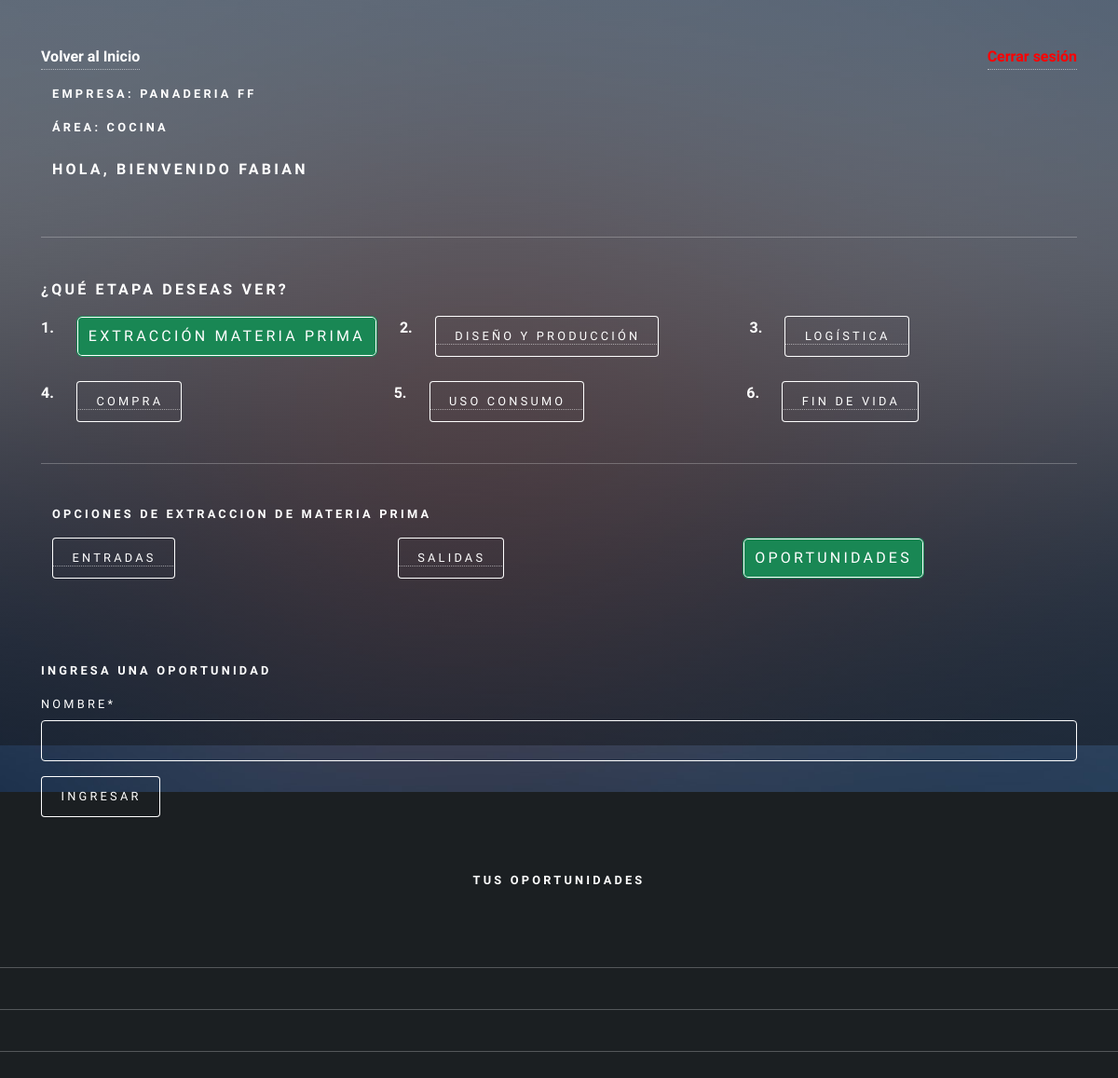
The page /agregar_oportunidad_extraccion (signed in) on the database as committed earlier.
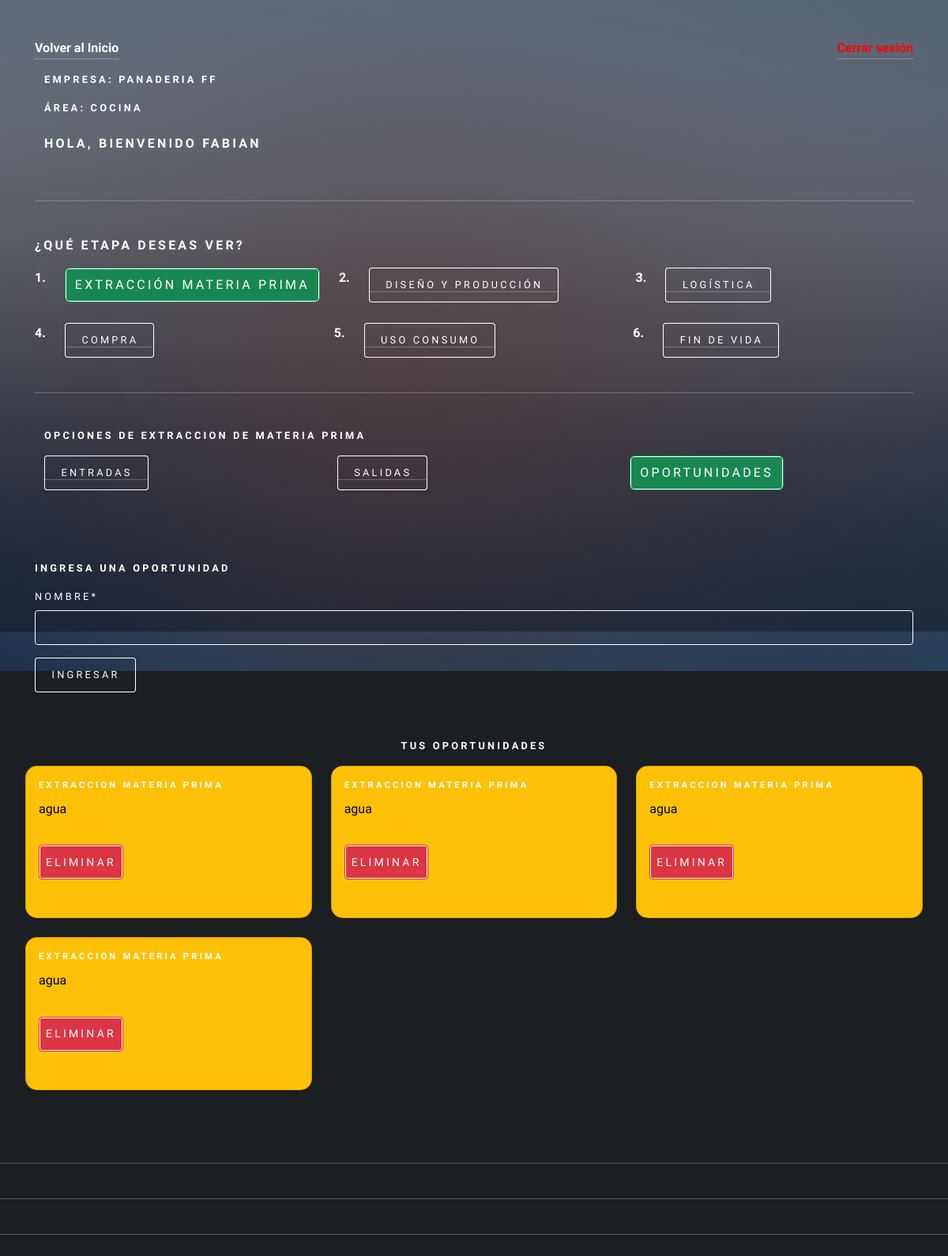
The same page on the database as committed later.
### app/models.py (models this page shows, shortened)
class RegistroTrabajador(models.Model):
    usuario = models.ForeignKey(Usuario, on_delete=models.CASCADE)
    descripcion = models.TextField(max_length=160)
    id_area = models.ForeignKey(AreaEmpresa, on_delete=models.CASCADE)

class AreaEmpresa(models.Model):
    id_area = models.AutoField(primary_key=True)
    nombre  = models.CharField(max_length=20)
    productos = models.CharField(max_length=50)
    id_empresa = models.ForeignKey(Empresa, on_delete=models.CASCADE)
    calle = models.CharField(max_length=250)
    comuna = models.CharField(max_length=150)
    lat = models.IntegerField()
    long = models.IntegerField()

class Empresa(models.Model):
    id_empresa = models.AutoField(primary_key=True)
    nombre  = models.CharField(max_length=20)
    calle = models.CharField(max_length=250)
    comuna = models.CharField(max_length=150)
    lat = models.IntegerField()
    long = models.IntegerField()

class Oportunidades(models.Model):
    id_entrada = models.AutoField(primary_key=True)
    nombre  = models.CharField(max_length=50)
    fecha =  models.DateField(auto_now_add=True)
    etapa = models.ForeignKey(Etapa, on_delete=models.CASCADE)
    usuario =models.ForeignKey(Usuario, on_delete=models.CASCADE)
    id_area = models.ForeignKey(AreaEmpresa, on_delete=models.CASCADE)

class Etapa(models.Model):
    id_etapa = models.AutoField(primary_key=True)
    nombre  = models.CharField(max_length=50)
    fecha_inicio  = models.DateField()
    fecha_termino  = models.DateField()
    activo = models.BooleanField()
    def __str__(self):
        return self.nombre

### user/models.py (models this page shows, shortened)
class Usuario(AbstractUser):
    telefono = models.IntegerField(null=True)
    id_telegram = models.CharField(max_length=100, null=True, default=0)
    objects = UsuarioManager()

### app/views.py (the view, shortened to what this page needs)
# urls.py: path('agregar_oportunidad_extraccion', agregarOportunidadExtraccion, name="agregar_oportunidad_extraccion"),
def agregarOportunidadExtraccion(request):
    if request.user.is_authenticated:
        registros = RegistroTrabajador.objects.filter(usuario=request.user)
        etapa = Etapa.objects.get(nombre="Extraccion materia prima").id_etapa
        areaTrabajador = RegistroTrabajador.objects.get(usuario=request.user).id_area_id
        oportunidades = Oportunidades.objects.filter(usuario=request.user)
        data = {
            'form': OportunidadForm(),
            'registros': registros,
            'oportunidad': oportunidades
        }
        return render(request,'autodiagnostico/extraccion/oportunidad/agregar_oportunidad.html', data)
    else:
        return render(request, 'autodiagnostico/extraccion/oportunidad/agregar_oportunidad.html')

### app/forms.py
class OportunidadForm(forms.ModelForm):
    class Meta:
        model = Oportunidades
        fields = 'nombre',

### app/templates/autodiagnostico/extraccion/oportunidad/agregar_oportunidad.html (shortened to what this page needs)
{% extends 'autodiagnostico/extraccion/home_extraccion.html' %}
{% load static %}
{% load crispy_forms_tags %}
{% block extraccion %}
<div class="container">
    <form action="" method="post">
        <h4>Ingresa una oportunidad</h4>
        {{form | crispy}}
        <div>
            <input type="submit" class="btn btn-primary" value="ingresar">
        </div>
    </form>
</div>
<br>
<h4>Tus Oportunidades</h4>
<div class="row row-cols-1 row-cols-md-3 g-4">
    {% for p in oportunidad %}
    {% if p.etapa.nombre == "Extraccion materia prima" %}
        <div class="col">
            <div class="card text-bg-warning shadow-sm h-100">
                <div class="card-body">
                    <h5 class="card-title">{{p.etapa}}</h5>
                    <p class="card-text">{{p.nombre}}</p>
                    <form action="{% url 'eliminar_oportunidad_extraccion' p.id_entrada %}" method="post"
                    style="margin-top:10px;">
                    <button type="submit" class="btn btn-danger btn-sm">Eliminar
                    </button>
                    </form>
                </div>
            </div>
        </div>
    {% endif %}
    {% endfor %}
</div>
{% endblock extraccion %}

### app/templates/autodiagnostico/extraccion/home_extraccion.html (shortened to what this page needs)
{% extends 'autodiagnostico/auto_diagnostico.html' %}
{% load static %}
{% load crispy_forms_tags %}
{% block body %}
<div class="container-sm">
    {% if user.is_staff %}
    <h4>Opciones de extracción de materia prima</h4>
    <div class="row">
        <div class="col">
            <a href="{% url 'entradas_extraccion' %}?empresa={{ empresa_seleccionada.id_empresa }}">
                <button type="button" id="entrada">Tabla Entradas</button>
            </a>
        </div>
        <div class="col">
            <a href="{% url 'salidas_extraccion' %}?empresa={{ empresa_seleccionada.id_empresa }}">
                <button type="button" id="salida" >Tabla Salidas</button>
            </a>
        </div>
        <div class="col">
            <a href="{% url 'oportuniades_extraccion' %}?empresa={{ empresa_seleccionada.id_empresa }}">
                <button type="button" id="oportunidad">Tabla Oportunidades</button>
            </a>
        </div>
    </div>
    {% else %}
    <h4>Opciones de extraccion de materia prima</h4>
    <div class="row">
        <div class="col">
            <a href="{% url 'agregar_entrada_extraccion' %}"><button type="button" id="entrada">Entradas</button></a>
        </div>
        <div class="col">
            <a href="{% url 'agregar_salida_extraccion' %}"><button type="button" id="salida">Salidas</button></a>
        </div>
        <div class="col">
            <a href="{% url 'agregar_oportunidad_extraccion' %}"><button type="button"
                    id="oportunidad">Oportunidades</button></a>
        </div>
    </div>
    {% endif %}
</div>
</div>
{% block extraccion %}{% endblock extraccion %}
{% endblock %}

### app/templates/autodiagnostico/auto_diagnostico.html (shortened to what this page needs)
{% load static %}
<!DOCTYPE HTML>
<html lang="es">
<head>
    <link href="https://cdn.jsdelivr.net/npm/bootstrap@5.2.0/dist/css/bootstrap.min.css" rel="stylesheet"
>
    <link rel="stylesheet" href="{% static 'css/main.css' %}" />
    <link rel="stylesheet" href="{% static 'css/style.css' %}">
</head>
<body class="is-preload">
    <div id="wrapper">
        <div class="container-sm">
            {% if user.is_authenticated %}
            <div class="d-flex justify-content-between align-items-center mb-3">
                <a id="home_admin" href="{% url 'home' %}">Volver al Inicio</a> <a href="{% url 'logout' %}"
                    id="cerrarSesion">Cerrar sesión</a>
            </div>
            {% if registros %}
            <div class="container-sm">
                <div class="row">
                    {% if user.is_staff %}
                    <h3>Bienvenido Admin, {{ user.first_name }}</h3>
                    {% else %}
                    {% for i in registros %}
                    <div class="mb-2">
                        <h4>Empresa: {{ i.id_area.id_empresa.nombre}}</h4>
                        <h4>Área: {{ i.id_area.nombre}}</h4>
                    </div>
                    <h3>Hola, bienvenido {{user.first_name}}</h3>
                    {% endfor %}
                    {% endif %}
                </div>
            </div>
            <hr>
            {% if not user.is_staff %}
            <h3>¿Qué etapa deseas ver?</h3>
            <div class="row">
                <div class="col-auto"><strong>1.</strong></div>
                <div class="col">
                    <a href="{% url 'extraccion_materiaPrima' %}"><button type="button" id="extraccion"
                            class="selected">Extracción Materia Prima</button></a>
                </div>
                <div class="col-auto"><strong>2.</strong></div>
                <div class="col">
                    <a href="{% url 'diseño_Produccion' %}"><button type="button" id="diseño">Diseño y
                            producción</button></a>
                </div>
                <div class="col-auto"><strong>3.</strong></div>
                <div class="col">
                    <a href="{% url 'logistica' %}"><button type="button" id="logistica">Logística</button></a>
                </div>
            </div>
            <br>
            <div class="row">
            <div class="col-auto"><strong>4.</strong></div>
            <div class="col">
                <a href="{% url 'compra' %}"><button type="button" id="compra">Compra</button></a>
            </div>
            <div class="col-auto"><strong>5.</strong></div>
            <div class="col">
                <a href="{% url 'uso_consumo' %}"><button type="button" id="uso">Uso consumo</button></a>
            </div>
            <div class="col-auto"><strong>6.</strong></div>
            <div class="col">
                <a href="{% url 'fin_vida' %}"><button type="button" id="fin">Fin de vida</button></a>
            </div>
        </div>
        {% endif %}
            <hr>
        {% block body %}{% endblock %}
    </div>
    {% else %}
    <h1>Registra la empresa y el area a la que perteneces!!!!</h1>
    <a href="{% url 'agregar_Area' user.id  %}"><button type="button">Aqui</button></a>
    {% endif %}
    {% else %}
    <h1>Inicia Sesion</h1>
    <p>Para acceder a tu Auto Diagnostico </p>
    <a href="{% url 'login'  %}"><button type="button">Inicia Sesion</button></a>
    {% endif %}
    <hr>
    <hr>
    <hr>
    <br>
    <br>
    <div id="bg"></div>
</body>
</html>

### static/css/style.css (style rules this page uses)
.card { background-color: rgba(27, 31, 34, 0.85); border-radius: 15px; }
#cerrarSesion { color: red; text-decoration: none; font-weight: bold; }
#home_admin { color: white; text-decoration: none; font-weight: bold; }

Rows that differ between the two databases and show on the page:
added Oportunidades: etapa "EXTRACCION MATERIA PRIMA", nombre "agua"
added Oportunidades: etapa "EXTRACCION MATERIA PRIMA", nombre "agua"
added Oportunidades: etapa "EXTRACCION MATERIA PRIMA", nombre "agua"
added Oportunidades: etapa "EXTRACCION MATERIA PRIMA", nombre "agua"
